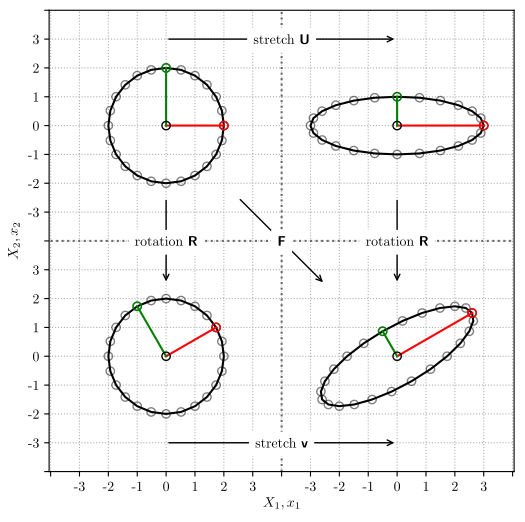

Here is the Python script that generated this plot:
#!/usr/bin/env python
import os
import numpy as np
# import matplotlib as mpl
from matplotlib import rc, rcParams
import matplotlib.pyplot as plt
from matplotlib.ticker import MultipleLocator
from abc import ABC


rc('font', **{'family': 'serif', 'serif': ['Computer Modern Roman']})
rc('text', usetex=True)
# matplotlib.rcParams['text.latex.preamble']=[r"\usepackage{amsmath}"]
rcParams['text.latex.preamble']=[r"\usepackage{amsmath}"]

# Illustration of Model-View-Controller (MVC) and (eventually) RTTI attribution.

# =========
class Model(ABC):
# =========
    def __init__(self):
        # origin
        self._X0, self._Y0 = 0, 0

    def origin(self):
        return [self._X0, self._Y0]

    @property
    def points(self):
        return [self._X0, self._Y0]

    @points.setter  
    def points(self, value):
        self._X0 = value[0]
        self._Y0 = value[1]


class AxisModel(Model):
    def __init__(self, direction=1):
        super().__init__()
        # direction=1 is the x-axis
        # direction=2 is the y-axis
        if direction == 1:
            self._X = np.array([0, 1])
            self._Y = np.array([0, 0])
        else:   # direction is y-axis
            self._X = np.array([0, 0])
            self._Y = np.array([0, 1])

    @property
    def points(self):  # override
        return [self._X, self._Y]

    @points.setter  # override
    def points(self, value):
        self._X0 = value[0][0]  # update the origin x
        self._Y0 = value[1][0]  # update the origin y
        self._X = value[0]
        self._Y = value[1]


class BodyModel(Model):
    def __init__(self, radius=1):
        super().__init__()
        self._NPOINTS = 25
        theta = np.linspace(0.0, 2 * np.pi, self._NPOINTS)  # radians
        self._X = np.array(radius * np.cos(theta))
        self._Y = np.array(radius * np.sin(theta))

    def number_of_points(self):
        return self._NPOINTS

    def perimeter(self):
        return self._X, self._Y

    @property
    def points(self):  # override
        where = 0
        X = np.insert(self._X, where, self._X0, axis=0)
        Y = np.insert(self._Y, where, self._Y0, axis=0)
        return [X, Y]

    @points.setter  # override
    def points(self, value):
        self._X0 = value[0][0]  # update the origin x
        self._Y0 = value[1][0]  # update the origin y
        self._X = value[0][1:]
        self._Y = value[1][1:]

# ========
class View(ABC):
# ========
    def __init__(self):
        self._color = 'red'

    @property
    def color(self):
        return self._color

    @color.setter  
    def color(self, value):
        self._color = value


class AxisView(View):
    def __init__(self, model, axis, color='blue'):
        super().__init__()
        self._color = color
        self._color_origin = 'black'
        x, y = model.points
        axis.plot(x, y, '-', marker='o', color=self._color, markevery=[-1])  # plot the x-axis or y-axis, depending on model

        x0, y0 = model.origin()
        axis.plot(x0, y0, 'o', color=self._color_origin)


class BodyView(View):
    def __init__(self, model, axis, color='magenta'):
        super().__init__()
        self._color = color
        self._fs = 'none'  # fillstyle
        self._linealpha = 0.5
        x0, y0 = model.origin()
        x, y = model.perimeter()

        axis.plot(x, y, '-', color=self._color)  # boundary
        axis.plot(x, y, 'o', color=self._color, fillstyle=self._fs, alpha=self._linealpha)  # boundary
        axis.plot([x0, x[0]], [y0, y[0]], 'o-', color='red', fillstyle=self._fs, markevery=[-1])  # tracking line on original x-axis
        y_axis_index = int((model.number_of_points() - 1)/4)
        axis.plot([x0, x[y_axis_index]], [y0, y[y_axis_index]], 'o-', color='green', fillstyle=self._fs, markevery=[-1])  # tracking line on original y-axis
        axis.plot(x0, y0, 'o', color='black', fillstyle=self._fs)  # body origin


# ===========
# Controllers
# ===========
def offset(points, offsets=[0, 0]):
    """ Given a list of reference points [X, Y], offset them in 
    the x-axis and the y-axis.
    """
    # x = X + offset_x
    # y = Y + offset_y
    # return x, y
    x = points[0] + offsets[0]
    y = points[1] + offsets[1]
    return [x, y]

def simple_shear(points, shear_12=0):
    """ Given a list of reference points [X, Y], simple shear them in 
    the x-axis by distance shear_x (Length) to the current points [x, y].
    """
    # x = X + shear_12 * Y
    # y = Y
    # return x, y
    x = points[0] + shear_12 * points[1]
    y = points[1]
    return [x, y]

def rotate(points, angle=0):
    """ Given list of reference points [X, Y], rotate them about the 
    z-axis by angle R (radians) to the current points [x, y].
    """
    # x = np.cos(R) * X - np.sin(R) * Y
    # y = np.sin(R) * X + np.cos(R) * Y
    X = points[0]
    Y = points[1]
    x = np.cos(angle) * X - np.sin(angle) * Y
    y = np.sin(angle) * X + np.cos(angle) * Y
    return [x, y]

def stretch(points, stretches=[1, 1]):
    """ Given a list of reference points [X, Y], simple stretch j
    by factor stretches[0] in the x-direction and 
    by factor stretches[1] in the y-direction 
    to the current points [x, y].
    """
    x = stretches[0] * points[0]
    y = stretches[1] * points[1]
    return [x, y]


# ======
# client
# ======
fig = plt.figure(figsize=(6, 6))  # inches, (wide, tall)
ax = fig.add_subplot(1, 1, 1)

RADTODEG = 180.0/np.pi
DEGTORAD = 1.0/RADTODEG

def text(x, y, text):
    ax.text(x, y, text, backgroundcolor="white",
        ha='center', va='center_baseline', weight='bold', color='black')

# xaxis = AxisModel(direction=1)  # create
# p = xaxis.points  # read
# o = [-7, -7]  # offset
# xaxis.points = offset(p, o)  # update
# gb = AxisView(xaxis, ax, 'red')  # view
# text(o[0] - 0.5, o[1] - 0.5, '$o$')
# text(o[0] + 2.25, o[1], '$X_1, x_1$')
# 
# yaxis = AxisModel(direction=2)  # create
# p = yaxis.points  # read
# yaxis.points = offset(p, o)  # update
# gb = AxisView(yaxis, ax, 'green')  # view
# text(o[0], o[1] + 1.75, '$X_2, x_2$')

# horizontal and vertical dividing lines
edge = 8
ax.plot([-edge, edge], [0, 0], ':', color='dimgray')
ax.plot([0, 0], [-edge, edge], ':', color='dimgray')

b1 = BodyModel(radius=2)  # create
c = 4  # notational origin (center) for each of the four plots
m = c + 3  # motional origin plus margin
inner = 1.5  # inner margin position
o = [-c, c]  # offset
b1.points = offset(b1.points, o)  # read then update
gb = BodyView(b1, ax, 'black')  # view

# stretch U
b2 = BodyModel(radius=2)  # create
s = [1.5, 0.5]  # stretches
b2.points = stretch(b2.points, s)  # read then update
o = [c, c]  # offset
b2.points = offset(b2.points, o)  # read then update
gb = BodyView(b2, ax, 'black')  # view
# ap = dict(arrowstyle='->, head_width=0.4, head_length=0.8', shrinkA=0, shrinkB=0) # arrow properites
ap = dict(arrowstyle='->') # arrow properites
ax.annotate('', xy=(b2.origin()[0], m), xytext=(b1.origin()[0], m), arrowprops=ap)
text(0, m, 'stretch \sffamily \\bfseries U')
# https://tex.stackexchange.com/questions/7669/bfseries-is-to-textbf-as-what-is-to-textsf/7670

# rotate R
r = 30 * DEGTORAD  # radians
b3 = BodyModel(radius=2)  # create
b3.points = rotate(b3.points, r)  # read then update
o = [-c, -c]  # offset
b3.points = offset(b3.points, o)  # read then update
gb = BodyView(b3, ax, 'black')  # view
# ax.annotate('', xy=(-m, b3.origin()[1]), xytext=(-m, b1.origin()[1]), arrowprops=ap)
ax.annotate('', xy=(b1.origin()[0], -inner), xytext=(b1.origin()[0], inner), arrowprops=ap)
rscale = 0.9
# text(-rscale*m, 0, 'rotation \sffamily \\bfseries R')
text(b1.origin()[0], 0, 'rotation \sffamily \\bfseries R')

# F = RU
b4 = BodyModel(radius=2)  # create
s = [1.5, 0.5]  # stretches
b4.points = stretch(b4.points, s)  # read then update
b4.points = rotate(b4.points, r)  # read then update
o = [c, -c]  # offset
b4.points = offset(b4.points, o)  # read then update
gb = BodyView(b4, ax, 'black')  # view

ax.annotate('', xy=(b4.origin()[0], -m), xytext=(b3.origin()[0], -m), arrowprops=ap)
text(0, -m, 'stretch \sffamily \\bfseries v')

# ax.annotate('', xy=(m, b4.origin()[1]), xytext=(m, b2.origin()[1]), arrowprops=ap)
# text(rscale*m, 0, 'rotation \sffamily \\bfseries R')
ax.annotate('', xy=(b2.origin()[0], -inner), xytext=(b2.origin()[0], inner), arrowprops=ap)
# text(-rscale*m, 0, 'rotation \sffamily \\bfseries R')
text(b2.origin()[0], 0, 'rotation \sffamily \\bfseries R')

ax.annotate('', xy=(inner, -inner), xytext=(-inner, inner), arrowprops=ap)
text(0, 0, '\sffamily \\bfseries F')

ax.axis('equal')

# major axes
ax.xaxis.set_major_locator(MultipleLocator(1.0))
ax.yaxis.set_major_locator(MultipleLocator(1.0))
ax.grid(b=True, which='major', linestyle=':')

# minor axes
# no operations

ax.set_xlabel(r'$X_1, x_1$')
ax.set_ylabel(r'$X_2, x_2$')
ax.set_xlim(-edge, edge)
ax.set_ylim(-edge, edge)
# ax.legend(loc='lower right', framealpha=1.0)

ax.set_xticklabels(['', '', -3, -2, -1, 0, 1, 2, 3, '', -3, -2, -1, 0, 1, 2, 3])
ax.set_yticklabels(['', '', -3, -2, -1, 0, 1, 2, 3, '', -3, -2, -1, 0, 1, 2, 3])

# fig.tight_layout()
plt.show()

print_to_pdf = 0
if print_to_pdf:
    script_name = os.path.basename(__file__)
    figure_name = os.path.splitext(script_name)[0]
    print(f'Saving figure as {figure_name}.pdf')
    fig.savefig(figure_name + '.pdf', bbox_inches='tight')
